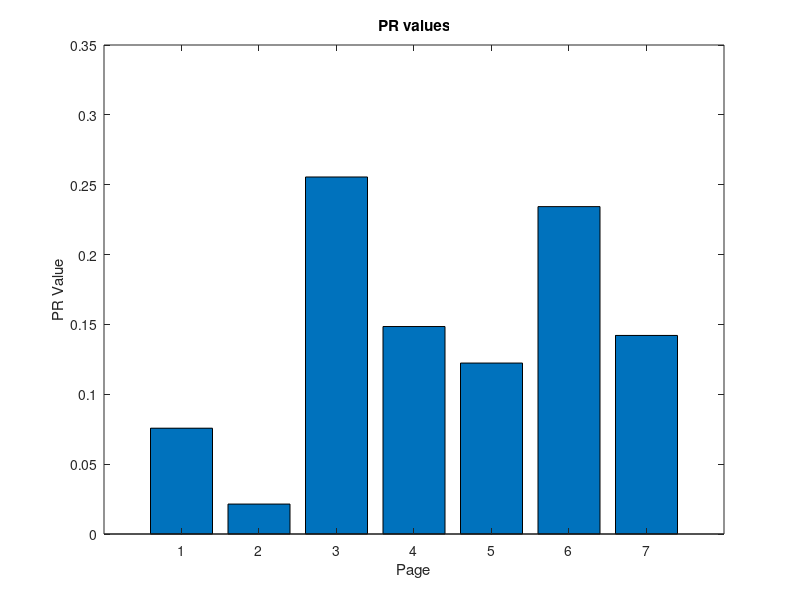

Source code (MATLAB):
function [index_number, Edges, I, B, A, b, r] = page_rank()

    index_number = 197749;
    N = 7;
    L1 = (1+mod(9,7));
Edges = [1,1,6,7,6,4,4,5,5,2,2,2,3,3,3,3, 1,2,4,5,6,7;
         6,4,7,6,4,6,5,4,6,4,3,5,5,6,7,1, 3,3,3,3,3,3];
    
    d = 0.85;
    I = speye(N);
    B = sparse(Edges(2,:), Edges(1,:), 1, N, N);
    L = sum(B)';
    A = spdiags(1./L, 0, N, N);
    b = repelem((1-d)/N, N)';
    M = I - d*B*A;
    r = M\b;
    
    bar(r)
    xlabel("Page")
    ylabel("PR Value")
    title("PR values")
    saveas(gcf,'zad2.1.png');
end